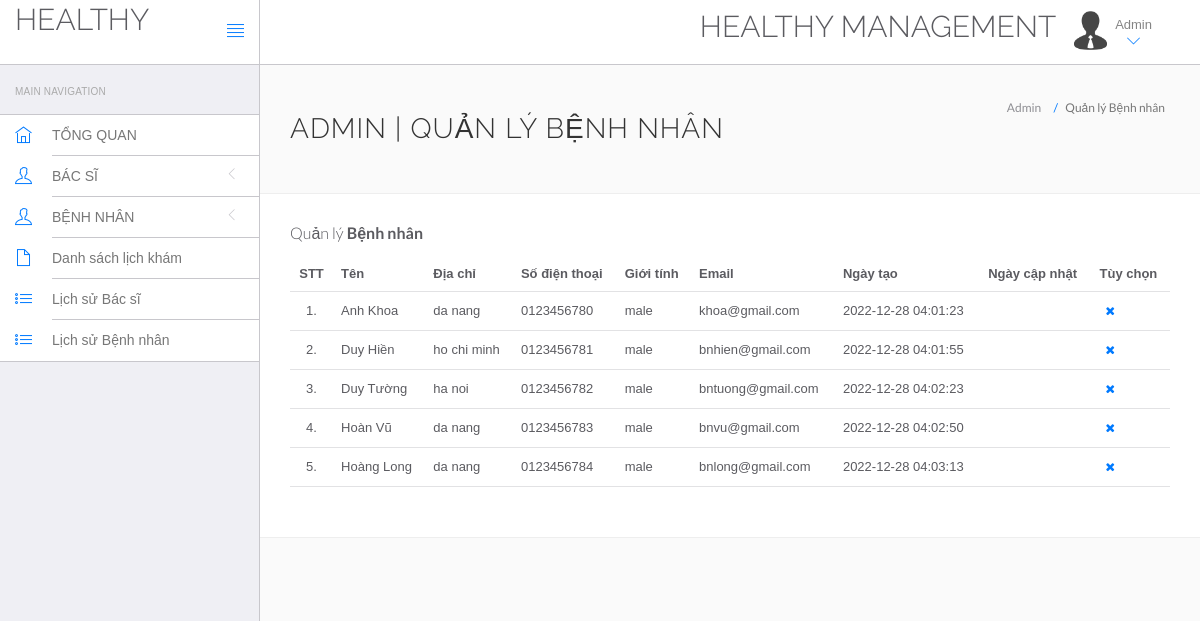
The page /hospital/hms/admin/manage-users.php (signed in) on the database its author committed.
### tables this page shows
CREATE TABLE `users` (
  `id` int(11) NOT NULL,
  `fullName` varchar(255) NOT NULL,
  `address` longtext NOT NULL,
  `city` varchar(255) NOT NULL,
  `gender` varchar(255) NOT NULL,
  `email` varchar(255) NOT NULL,
  `password` varchar(255) NOT NULL,
  `regDate` timestamp NOT NULL DEFAULT current_timestamp(),
  `updationDate` varchar(255) NOT NULL
);

### hospital/hms/admin/manage-users.php (the view, shortened to what this page needs)
<!DOCTYPE html>
<html lang="en">
	<head>
		<link rel="stylesheet" href="vendor/bootstrap/css/bootstrap.min.css">
		<link rel="stylesheet" href="vendor/fontawesome/css/font-awesome.min.css">
		<link rel="stylesheet" href="vendor/themify-icons/themify-icons.min.css">
		<link href="vendor/animate.css/animate.min.css" rel="stylesheet" media="screen">
		<link href="vendor/perfect-scrollbar/perfect-scrollbar.min.css" rel="stylesheet" media="screen">
		<link href="vendor/switchery/switchery.min.css" rel="stylesheet" media="screen">
		<link href="vendor/bootstrap-touchspin/jquery.bootstrap-touchspin.min.css" rel="stylesheet" media="screen">
		<link href="vendor/select2/select2.min.css" rel="stylesheet" media="screen">
		<link href="vendor/bootstrap-datepicker/bootstrap-datepicker3.standalone.min.css" rel="stylesheet" media="screen">
		<link href="vendor/bootstrap-timepicker/bootstrap-timepicker.min.css" rel="stylesheet" media="screen">
		<link rel="stylesheet" href="assets/css/styles.css">
		<link rel="stylesheet" href="assets/css/plugins.css">
		<link rel="stylesheet" href="assets/css/themes/theme-1.css" id="skin_color" />
	</head>
	<body>
		<div id="app">
<?php include('include/sidebar.php');?>
			<div class="app-content">
						<?php include('include/header.php');?>
				<div class="main-content" >
					<div class="wrap-content container" id="container">
						<section id="page-title">
							<div class="row">
								<div class="col-sm-8">
									<h1 class="mainTitle">Admin | Quản lý Bệnh nhân</h1>
																	</div>
								<ol class="breadcrumb">
									<li>
										<span>Admin</span>
									</li>
									<li class="active">
										<span>Quản lý Bệnh nhân</span>
									</li>
								</ol>
							</div>
						</section>
						<div class="container-fluid container-fullw bg-white">
									<div class="row">
								<div class="col-md-12">
									<h5 class="over-title margin-bottom-15">Quản lý <span class="text-bold">Bệnh nhân</span></h5>
									<table class="table table-hover" id="sample-table-1">
										<thead>
											<tr>
												<th class="center">STT</th>
												<th>Tên</th>
												<th class="hidden-xs">Địa chỉ</th>
												<th>Số điện thoại</th>
												<th>Giới tính </th>
												<th>Email </th>
												<th>Ngày tạo</th>
												<th>Ngày cập nhật</th>
												<th>Tùy chọn</th>
											</tr>
										</thead>
										<tbody>
<?php
$sql=mysql_query("select * from users");
$cnt=1;
while($row=mysql_fetch_array($sql))
{
?>
											<tr>
												<td class="center"><?php echo $cnt;?>.</td>
												<td class="hidden-xs"><?php echo $row['fullName'];?></td>
												<td><?php echo $row['address'];?></td>
												<td><?php echo $row['city'];?>
												</td>
												<td><?php echo $row['gender'];?></td>
												<td><?php echo $row['email'];?></td>
												<td><?php echo $row['regDate'];?></td>
												<td><?php echo $row['updationDate'];?>
												</td>
												<td >
												<div class="visible-md visible-lg hidden-sm hidden-xs">
	<a href="manage-users.php?id=<?php echo $row['id']?>&del=delete" onClick="return confirm('Bạn có chắc chắn muốn xóa?')"class="btn btn-transparent btn-xs tooltips" tooltip-placement="top" tooltip="Remove"><i class="fa fa-times fa fa-white"></i></a>
												</div>
												</td>
											</tr>
											<?php
$cnt=$cnt+1;
											 }?>
										</tbody>
									</table>
								</div>
							</div>
								</div>
							</div>
						</div>
					</div>
				</div>
	</body>
</html>

### hospital/hms/admin/assets/css/themes/theme-1.css (style rules this page uses)
body { background: #FAFAFA; }

### rows shown on the page
users: fullName "Anh Khoa", address "da nang", city "0123456780", gender "male", email "khoa@gmail.com", regDate "2022-12-28 04:01:23"
users: fullName "Duy Hiền", address "ho chi minh", city "0123456781", gender "male", email "bnhien@gmail.com", regDate "2022-12-28 04:01:55"
users: fullName "Duy Tường", address "ha noi", city "0123456782", gender "male", email "bntuong@gmail.com", regDate "2022-12-28 04:02:23"
users: fullName "Hoàn Vũ", address "da nang", city "0123456783", gender "male", email "bnvu@gmail.com", regDate "2022-12-28 04:02:50"
users: fullName "Hoàng Long", address "da nang", city "0123456784", gender "male", email "bnlong@gmail.com", regDate "2022-12-28 04:03:13"
